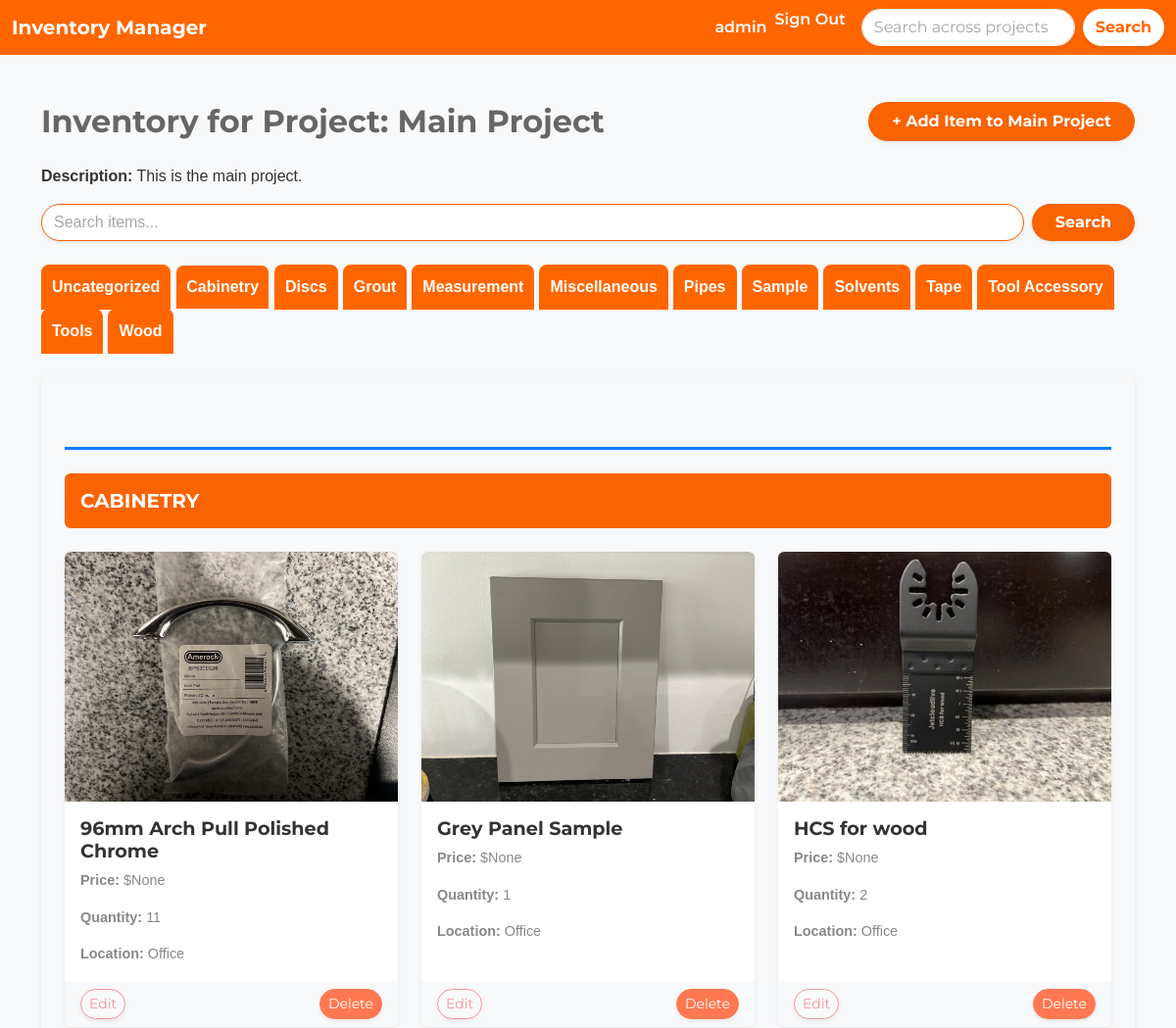
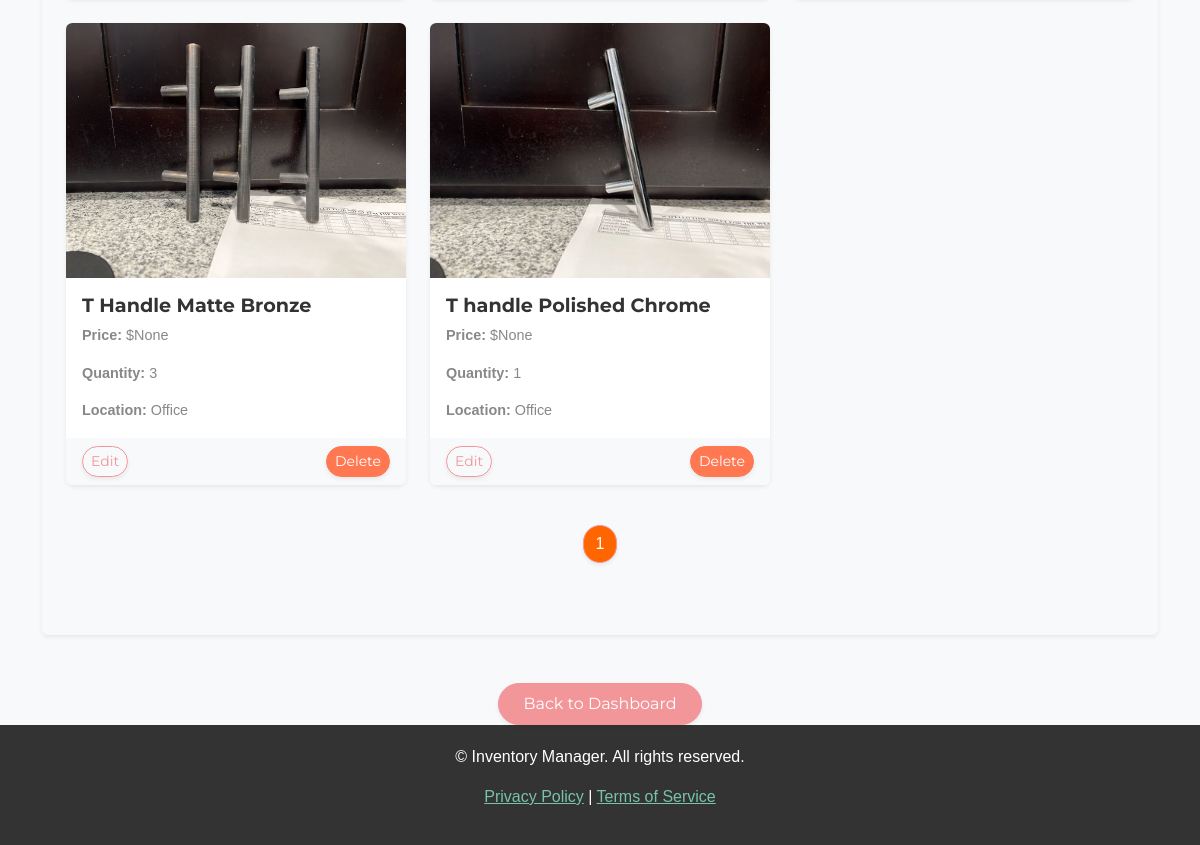
/project/7/inventory/?page_Cabinetry=1&active_category=Cabinetry (signed in), run on the app's committed database (2 pictures, top to bottom).
### inventory/models.py (models this page shows, shortened)
class Project(models.Model):
	name = models.CharField(max_length=200)
	description = models.TextField(blank=True, null=True)
	user = models.ForeignKey(User, on_delete=models.CASCADE)
	date_created = models.DateTimeField(auto_now_add=True)

class Category(models.Model):
    name = models.CharField(max_length=200)
    class Meta:
        verbose_name_plural = 'categories'
        ordering = ['name']  # Ensure categories are listed in alphabetical order

class InventoryItem(models.Model):
    name = models.CharField(max_length=200)
    quantity = models.IntegerField()
    category = models.ForeignKey('Category', on_delete=models.SET_NULL, blank=True, null=True)
    price = models.DecimalField(max_digits=10, decimal_places=2, blank=True, null=True)
    date_created = models.DateTimeField(auto_now_add=True)
    user = models.ForeignKey(User, on_delete=models.CASCADE)
    project = models.ForeignKey(Project, on_delete=models.CASCADE, related_name="inventory_items", blank=False, null=False)
    image = models.ImageField(upload_to='inventory_images/', null=True, blank=True)
    location = models.ForeignKey('Location', on_delete=models.SET_NULL, blank=True, null=True)

class Location(models.Model):
    name = models.CharField(max_length=100)

### inventory/views.py (the view)
# urls.py: path('project/<int:project_id>/inventory/', ProjectInventoryView.as_view(), name='project_inventory'),  # Inventory page for each project
class ProjectInventoryView(LoginRequiredMixin, View):
    template_name = 'inventory/project_inventory.html'
    def get(self, request, project_id):
        project = get_object_or_404(Project, id=project_id)
        search_query = request.GET.get('search', '')
        items = InventoryItem.objects.filter(project=project)
        if search_query:
            items = items.filter(name__icontains=search_query)
        items = items.order_by('category__name', 'name')
        paginated_inventory = {}
        items_per_page = 9
        for item in items:
            category = item.category.name if item.category else 'Uncategorized'
            if category not in paginated_inventory:
                paginated_inventory[category] = []
            paginated_inventory[category].append(item)
        category_pages = {}
        active_category = request.GET.get('active_category', list(paginated_inventory.keys())[0])  # Default to first category
        for category, item_list in paginated_inventory.items():
            paginator = Paginator(item_list, items_per_page)
            page_number = request.GET.get(f'page_{category}', 1)
            category_pages[category] = paginator.get_page(page_number)
        return render(request, self.template_name, {
            'project': project,
            'grouped_inventory': category_pages,
            'active_category': active_category,
        })

### inventory/templates/inventory/project_inventory.html (shortened to what this page needs)
{% extends 'inventory/base.html' %}
{% load crispy_forms_tags %}
{% block content %}
    <div class="container mt-5">
        <div class="d-flex justify-content-between align-items-center mb-4">
            <h2 class="mb-0" style="color: var(--dark-grey); font-weight: bold;">Inventory for Project: {{ project.name }}</h2>
            <a href="{% url 'add-item-to-project' project.id %}" class="btn btn-primary rounded-pill px-4 py-2 shadow-sm">+ Add Item to {{ project.name }}</a>
        </div>
        <p><strong>Description:</strong> {{ project.description }}</p>
        <form method="GET" action="{% url 'project_inventory' project.id %}" class="mb-4 d-flex" style="gap: 8px;">
            <input type="text" name="search" placeholder="Search items..." value="{{ request.GET.search }}" class="form-control rounded-pill shadow-sm" style="border: 1px solid var(--primary-color);">
            <button type="submit" class="btn btn-primary rounded-pill shadow-sm px-4">Search</button>
        </form>
        <div class="category-tabs mb-4">
            <ul class="nav nav-tabs border-0" style="font-weight: bold;">
                {% for category, items in grouped_inventory.items %}
                    <li class="nav-item">
                        <a class="nav-link {% if category == active_category %}active{% endif %}"
                           data-bs-toggle="tab" href="#category_{{ forloop.counter }}"
                           onclick="setActiveCategory('{{ category }}')"
                           style="color: #FFFFFF; background-color: #FF6600; border-radius: 8px 8px 0 0; padding: 10px; margin-right: 5px; text-align: center;">
                            {{ category }}
                        </a>
                    </li>
                {% endfor %}
            </ul>
        </div>
        <div class="card shadow-sm p-4 mb-5 rounded" style="border: none; background-color: var(--light-grey);">
            <div class="tab-content">
                {% if grouped_inventory %}
                    {% for category, items in grouped_inventory.items %}
                        <div class="tab-pane fade {% if category == active_category %}show active{% endif %}" id="category_{{ forloop.counter }}">
                            <div class="category-section my-5">
                                <h5 class="category-title p-3 rounded" style="background-color: var(--primary-color); color: white; font-weight: bold;">
                                    {{ category }}
                                </h5>
                                <div class="row mt-4">
                                    {% for item in items %}
                                        <div class="col-md-4 col-sm-6 mb-4">
                                            <div class="card h-100 shadow-sm" style="border-radius: 8px;">
                                                {% if item.image %}
                                                    <img src="{{ item.image.url }}" class="card-img-top rounded-top" alt="{{ item.name }}">
                                                {% else %}
                                                    <img src="https://via.placeholder.com/150" class="card-img-top rounded-top" alt="Placeholder Image">
                                                {% endif %}
                                                <div class="card-body">
                                                    <h5 class="card-title" style="color: var(--secondary-color); font-weight: bold;">{{ item.name }}</h5>
                                                    <p class="card-text"><strong>Price:</strong> ${{ item.price }}</p>
                                                    <p class="card-text"><strong>Quantity:</strong> {{ item.quantity }}</p>
                                                    {% if item.location %}
                                                        <p class="card-text"><strong>Location:</strong> {{ item.location.name }}</p>
                                                    {% else %}
                                                        <p class="card-text"><strong>Location:</strong> Not specified</p>
                                                    {% endif %}
                                                </div>
                                                <div class="card-footer d-flex justify-content-between" style="background-color: var(--light-grey); border-top: none;">
                                                    <a href="{% url 'edit-item' item.id %}" class="btn btn-outline-secondary btn-sm rounded-pill shadow-sm">Edit</a>
                                                    <a href="{% url 'delete-item' item.id %}" class="btn btn-danger btn-sm rounded-pill shadow-sm">Delete</a>
                                                </div>
                                            </div>
                                        </div>
                                    {% endfor %}
                                </div>
                                <div class="pagination-controls mt-3">
                                    <nav aria-label="Page navigation">
                                        <ul class="pagination justify-content-center">
                                            {% for num in items.paginator.page_range %}
                                                <li class="page-item {% if items.number == num %}active{% endif %}">
                                                    <a class="page-link rounded-pill shadow-sm {% if items.number == num %}text-white{% else %}text-dark{% endif %}"
                                                       href="?page_{{ category }}={{ num }}&active_category={{ category }}"
                                                       style="{% if items.number == num %} background-color: #ff6600; color: white; {% else %} background-color: #f5f5f5; color: #444444; border: 1px solid #e0e0e0; {% endif %}">
                                                        {{ num }}
                                                    </a>
                                                </li>
                                            {% endfor %}
                                        </ul>
                                    </nav>
                                </div>
                            </div>
                        </div>
                    {% endfor %}
                {% else %}
                    <p style="color: var(--dark-grey);">No inventory items available for this project.</p>
                {% endif %}
            </div>
        </div>
        <div class="d-flex justify-content-center mt-4">
            <a href="{% url 'dashboard' %}" class="btn btn-secondary rounded-pill px-4 py-2 shadow-sm">Back to Dashboard</a>
        </div>
    </div>
{% endblock %}

### inventory/templates/inventory/navigation.html (shortened to what this page needs)
<nav class="navbar navbar-expand-lg" style="background-color: #FF6600;">
    <div class="container-fluid">
        <a class="navbar-brand text-white fw-bold" href="{% url 'dashboard' %}">Inventory Manager</a>
        <div class="collapse navbar-collapse justify-content-end" id="navbarNav">
            <ul class="navbar-nav">
                {% if user.is_authenticated %}
                    <li class="nav-item">
                        <a class="nav-link text-white fw-semibold" href="#">{{ user.username }}</a>
                    </li>
                    <li class="nav-item">
                        <form method="POST" action="{% url 'logout' %}" style="display:inline;">
                            <button type="submit" class="nav-link text-white fw-semibold" style="background:none; border:none; padding:0; color:inherit; cursor:pointer;">
                                Sign Out
                            </button>
                        </form>
                    </li>
                {% endif %}
            </ul>
            <form method="GET" action="{% url 'search_results' %}" class="d-flex ms-3">
                <input class="form-control me-2 rounded-pill shadow-sm" type="search" name="search" placeholder="Search across projects..." aria-label="Search" value="{{ request.GET.search }}">
                <button class="btn btn-light rounded-pill shadow-sm fw-bold" type="submit" style="background-color: #FFFFFF; color: #FF6600;">Search</button>
            </form>
        </div>
    </div>
</nav>

### inventory/static/css/style.css (style rules this page uses)
.category-section { border-top: 3px solid #007bff; padding-top: 1.5rem; margin-top: 2rem; }
.category-title { font-size: 1.25rem; text-transform: uppercase; font-weight: bold; background-color: #007bff; color: white; padding: 0.75rem 1rem; border-radius: 5px; }
:root { --primary-color: #f96302; --secondary-color: #333333; --light-grey: #f8f9fa; --dark-grey: #666666; --accent-color: #ffb732; }
body { font-family: Arial, sans-serif; color: var(--secondary-color); background-color: var(--light-grey); }
.navbar { background-color: var(--primary-color); color: white; }
.nav-link, .navbar-brand { color: white !important; font-weight: bold; }
h1, h2, h3, h4, h5, h6 { color: var(--dark-grey); font-weight: bold; }
.card { border: none; box-shadow: 0px 4px 8px rgba(0, 0, 0, 0.1); border-radius: 8px; }
.card-title { font-size: 1.2rem; color: var(--secondary-color); }
.card-body p { font-size: 0.9rem; }
.btn-primary { background-color: var(--primary-color); border: none; color: white; font-weight: bold; }
.form-control { border-radius: 20px; }

### data on the page
Project: name "Main Project", description "This is the main project."
Category: grouped_inventory "Cabinetry", grouped_inventory "CABINETRY"
Category: grouped_inventory "Discs"
Category: grouped_inventory "Grout"
Category: grouped_inventory "Measurement"
Category: grouped_inventory "Miscellaneous"
Category: grouped_inventory "Pipes"
Category: grouped_inventory "Sample"
Category: grouped_inventory "Solvents"
Category: grouped_inventory "Tape"
Category: grouped_inventory "Tool Accessory"
Category: grouped_inventory "Tools"
Category: grouped_inventory "Wood"
InventoryItem: image (picture), name "96mm Arch Pull Polished Chrome", price "None", quantity "11", location.name "Office"
InventoryItem: image (picture), name "Grey Panel Sample", price "None", quantity "1", location.name "Office"
InventoryItem: image (picture), name "HCS for wood", price "None", quantity "2", location.name "Office"
InventoryItem: image (picture), name "T Handle Matte Bronze", price "None", quantity "3", location.name "Office"
InventoryItem: image (picture), name "T handle Polished Chrome", price "None", quantity "1", location.name "Office"

### other printed values
{{ user.username }} "admin"
{{ category }} "Uncategorized"
{{ num }} "1"
